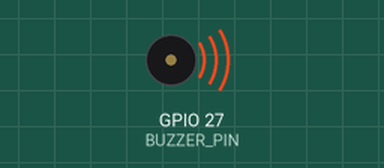
This sketch was run on a simulated ESP32. On the bench: buzzer (waves = sounding).

Above: at 0.2 s.
At 3.7 s:
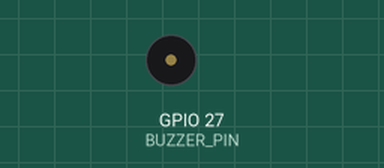
Timing chart, 0 to 4.6 s (numbered marks = the images above):
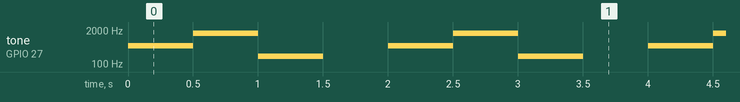

The sketch:

buzzer_base.ino
```cpp
#include <EasyBuzzer.h>
int BUZZER_PIN = 27;

void setup()
{

    Serial.begin(115200);
    EasyBuzzer.setPin(BUZZER_PIN); //Initialize buzzer
}

void loop()
{
    //freq max 10k

    EasyBuzzer.beep(500); // Frequency in hertz(HZ).
    delay(500);
    EasyBuzzer.beep(1500); // Frequency in hertz(HZ).
    delay(500);
    EasyBuzzer.beep(200); // Frequency in hertz(HZ).
    delay(500);
    EasyBuzzer.stopBeep();
    delay(500);
}
```

Measured:
- by itself, tone on GPIO 27 (BUZZER_PIN): repeats every 2.0 s: 1500 Hz 0.50 s, 200 Hz 0.50 s, silent 0.50 s, 500 Hz 0.50 s
